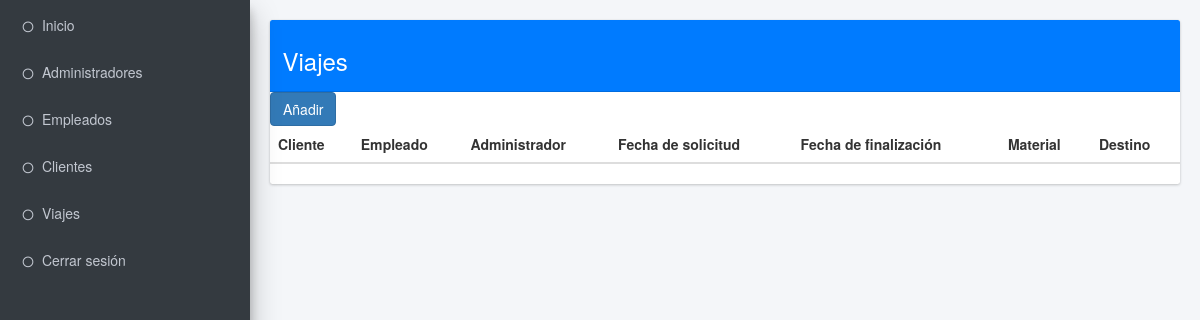
/vistas/admin_cViajes.php (signed in), run on an earlier commit of the app's database.
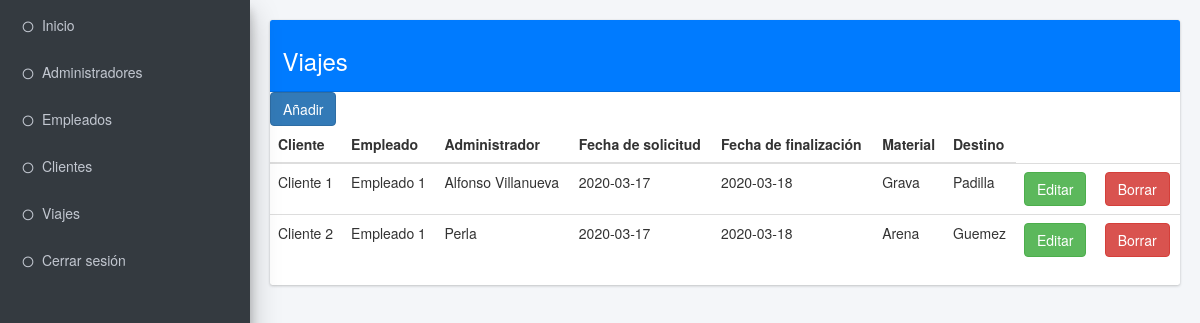
And on a later commit of the database.
### tables this page shows
CREATE TABLE `viajes` (
  `id` int(11) NOT NULL,
  `id_cliente` int(11) NOT NULL,
  `id_empleado` int(11) NOT NULL,
  `id_admin` int(11) NOT NULL,
  `fecha_solicitud` date DEFAULT NULL,
  `fecha_fin` date DEFAULT NULL,
  `material` varchar(20) DEFAULT NULL,
  `destino` varchar(30) DEFAULT NULL
);

CREATE TABLE `clientes` (
  `id` int(11) NOT NULL,
  `nombre` varchar(50) DEFAULT NULL,
  `correo` varchar(20) DEFAULT NULL,
  `telefono` int(11) DEFAULT NULL
);

CREATE TABLE `empleados` (
  `id` int(11) NOT NULL,
  `nombre` varchar(50) DEFAULT NULL,
  `usuario` varchar(20) DEFAULT NULL,
  `contra` varchar(20) DEFAULT NULL,
  `correo` varchar(20) DEFAULT NULL,
  `socio` char(1) DEFAULT NULL,
  `vehiculo` varchar(25) DEFAULT NULL
);

CREATE TABLE `administradores` (
  `id` int(11) NOT NULL,
  `nombre` varchar(50) DEFAULT NULL,
  `usuario` varchar(20) DEFAULT NULL,
  `contra` varchar(20) DEFAULT NULL,
  `correo` varchar(25) DEFAULT NULL
);

### modelos/selectTables.php (called while the page is built, shortened)
<?php
    include_once "../controladores/conexion.php";
    $getViaj = $BD -> query("SELECT v.id as Id, c.nombre as Cliente, e.nombre as Empleado, a.nombre as Admin,
      v.fecha_solicitud, v.fecha_fin, v.material, v.destino
      FROM viajes v INNER JOIN administradores a ON a.id = v.id_admin
      INNER JOIN clientes c ON c.id = v.id_cliente
      INNER JOIN empleados e ON e.id = v.id_empleado WHERE v.id BETWEEN 1 AND 100 ORDER BY `v`.`id` ASC");
    $resultado_Viaj = $getViaj -> fetchAll(PDO::FETCH_OBJ);
?>

### vistas/admin_cViajes.php (the view, shortened to what the changed rows need)
<?php
include_once "../modelos/selectTables.php";
?>
<!DOCTYPE html>
<html>
<head>
  <link rel="stylesheet" href="plugins/fontawesome-free/css/all.min.css">
  <link rel="stylesheet" href="https://code.ionicframework.com/ionicons/2.0.1/css/ionicons.min.css">
  <link rel="stylesheet" href="css/adminlte.min.css">
  <link rel="stylesheet" href="https://maxcdn.bootstrapcdn.com/bootstrap/3.4.1/css/bootstrap.min.css">
</head>
<body class="hold-transition sidebar-mini layout-fixed">
  <div class="wrapper">
    <div class="content-wrapper">
      <br>
      <section class="content">
        <div class="container-fluid">
          <div class="row">
            <div class="col-md-12">
              <div class="card card-primary">
                <form action="../controladores/editViajes.php" method="post" role="form" id="quickForm">
                  <div class="crudAdmin" align="center">
                    <table class="table table-hover">
                      <thead>
                        <tr>
                          <th>Cliente</th>
                          <th>Empleado</th>
                          <th>Administrador</th>
                          <th>Fecha de solicitud</th>
                          <th>Fecha de finalización</th>
                          <th>Material</th>
                          <th>Destino</th>
                        </tr>
                      </thead>
                      <tbody>
                        <?php foreach ($resultado_Viaj as $resultado_Viaj){ ?>
                          <?php $nombreUsr = $resultado_Viaj -> Id ?>
                          <td> <?php echo $resultado_Viaj -> Cliente ?></td>
                          <td> <?php echo $resultado_Viaj -> Empleado ?></td>
                          <td><?php echo $resultado_Viaj -> Admin ?></td>
                          <td><?php echo $resultado_Viaj -> fecha_solicitud ?></td>
                          <td><?php echo $resultado_Viaj -> fecha_fin ?></td>
                          <td><?php echo $resultado_Viaj -> material ?></td>
                          <td><?php echo $resultado_Viaj -> destino ?></td>
                          <td><form action="../controladores/editViajes.php" method="post">
                                <button class="btn btn-success" type="submit" name="editar"
                                value="<?php echo htmlspecialchars($nombreUsr); ?>">Editar</button>
                              </form>
                            </td>
                            <td><form method="post" action="../controladores/borrar_Viaje.php">
                            <button type="submit" class="btn btn-danger" name="id" value="<?php echo htmlspecialchars($nombreUsr); ?>">Borrar
                            </button>
                            </form>
                            </td>
                          <tr>
                          <?php } ?>
                        </tbody>
                      </table>
                    </div>
                  </form>
                </div>
              </div>
            </div>
          </div>
        </section>
      </div>
    </body>
    </html>

What changed in the data, as far as the page shows it:
added viajes: id_cliente.nombre "Cliente 1", id_empleado.nombre "Empleado 1", administradores.nombre "Alfonso Villanueva", fecha_solicitud "2020-03-17", fecha_fin "2020-03-18", material "Grava", destino "Padilla", $nombreUsr 9 (drawn)
added viajes: id_cliente.nombre "Cliente 2", id_empleado.nombre "Empleado 1", administradores.nombre "Perla", fecha_solicitud "2020-03-17", fecha_fin "2020-03-18", material "Arena", destino "Guemez", $nombreUsr 11 (drawn)
